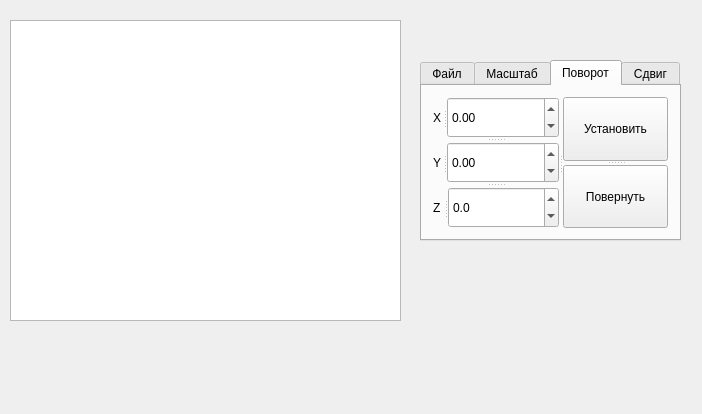
<?xml version="1.0" encoding="UTF-8"?>
<ui version="4.0">
 <class>Widget</class>
 <widget class="QWidget" name="Widget">
  <property name="geometry">
   <rect>
    <x>0</x>
    <y>0</y>
    <width>702</width>
    <height>414</height>
   </rect>
  </property>
  <property name="windowTitle">
   <string>Widget</string>
  </property>
  <widget class="QTabWidget" name="tabWidget">
   <property name="geometry">
    <rect>
     <x>420</x>
     <y>60</y>
     <width>261</width>
     <height>181</height>
    </rect>
   </property>
   <property name="minimumSize">
    <size>
     <width>250</width>
     <height>100</height>
    </size>
   </property>
   <property name="currentIndex">
    <number>2</number>
   </property>
   <property name="tabsClosable">
    <bool>false</bool>
   </property>
   <widget class="QWidget" name="tab_4">
    <attribute name="title">
     <string>Файл</string>
    </attribute>
    <layout class="QGridLayout" name="gridLayout">
     <item row="0" column="0">
      <widget class="QSplitter" name="splitter_14">
       <property name="orientation">
        <enum>Qt::Horizontal</enum>
       </property>
       <widget class="QPushButton" name="openButton">
        <property name="maximumSize">
         <size>
          <width>100</width>
          <height>30</height>
         </size>
        </property>
        <property name="text">
         <string>Открыть...</string>
        </property>
       </widget>
       <widget class="QPushButton" name="saveButton">
        <property name="maximumSize">
         <size>
          <width>100</width>
          <height>16777215</height>
         </size>
        </property>
        <property name="text">
         <string>Сохранить...</string>
        </property>
       </widget>
      </widget>
     </item>
    </layout>
   </widget>
   <widget class="QWidget" name="tab">
    <attribute name="title">
     <string>Масштаб</string>
    </attribute>
    <layout class="QHBoxLayout" name="horizontalLayout">
     <item>
      <widget class="QSplitter" name="splitter_2">
       <property name="orientation">
        <enum>Qt::Vertical</enum>
       </property>
       <widget class="QSplitter" name="splitter">
        <property name="orientation">
         <enum>Qt::Horizontal</enum>
        </property>
        <widget class="QLabel" name="label">
         <property name="text">
          <string>Коэфф.</string>
         </property>
        </widget>
        <widget class="QDoubleSpinBox" name="scaleKoeffSpin">
         <property name="minimum">
          <double>-100000000000000000000.000000000000000</double>
         </property>
         <property name="maximum">
          <double>99999999999999991611392.000000000000000</double>
         </property>
         <property name="singleStep">
          <double>0.200000000000000</double>
         </property>
         <property name="value">
          <double>1.000000000000000</double>
         </property>
        </widget>
       </widget>
       <widget class="QPushButton" name="scaleButton">
        <property name="maximumSize">
         <size>
          <width>100</width>
          <height>16777215</height>
         </size>
        </property>
        <property name="text">
         <string>Масштаб.</string>
        </property>
       </widget>
      </widget>
     </item>
    </layout>
   </widget>
   <widget class="QWidget" name="tab_3">
    <attribute name="title">
     <string>Поворот</string>
    </attribute>
    <layout class="QVBoxLayout" name="verticalLayout">
     <item>
      <widget class="QSplitter" name="splitter_8">
       <property name="orientation">
        <enum>Qt::Horizontal</enum>
       </property>
       <widget class="QSplitter" name="splitter_6">
        <property name="orientation">
         <enum>Qt::Vertical</enum>
        </property>
        <widget class="QSplitter" name="splitter_3">
         <property name="orientation">
          <enum>Qt::Horizontal</enum>
         </property>
         <widget class="QLabel" name="label_2">
          <property name="text">
           <string>X</string>
          </property>
         </widget>
         <widget class="QDoubleSpinBox" name="doubleSpinBox_2">
          <property name="minimum">
           <double>-100000.000000000000000</double>
          </property>
          <property name="maximum">
           <double>100000.000000000000000</double>
          </property>
         </widget>
        </widget>
        <widget class="QSplitter" name="splitter_4">
         <property name="orientation">
          <enum>Qt::Horizontal</enum>
         </property>
         <widget class="QLabel" name="label_3">
          <property name="text">
           <string>Y</string>
          </property>
         </widget>
         <widget class="QDoubleSpinBox" name="doubleSpinBox_3">
          <property name="minimum">
           <double>-100000.000000000000000</double>
          </property>
          <property name="maximum">
           <double>100000.990000000005239</double>
          </property>
         </widget>
        </widget>
        <widget class="QSplitter" name="splitter_5">
         <property name="orientation">
          <enum>Qt::Horizontal</enum>
         </property>
         <widget class="QLabel" name="label_4">
          <property name="text">
           <string>Z</string>
          </property>
         </widget>
         <widget class="QDoubleSpinBox" name="doubleSpinBox_4">
          <property name="decimals">
           <number>1</number>
          </property>
          <property name="minimum">
           <double>-100000.000000000000000</double>
          </property>
          <property name="maximum">
           <double>100000.000000000000000</double>
          </property>
         </widget>
        </widget>
       </widget>
       <widget class="QSplitter" name="splitter_7">
        <property name="orientation">
         <enum>Qt::Vertical</enum>
        </property>
        <widget class="QPushButton" name="setRotateButton">
         <property name="text">
          <string>Установить</string>
         </property>
        </widget>
        <widget class="QPushButton" name="rotateButton">
         <property name="text">
          <string>Повернуть</string>
         </property>
        </widget>
       </widget>
      </widget>
     </item>
    </layout>
   </widget>
   <widget class="QWidget" name="tab_2">
    <attribute name="title">
     <string>Сдвиг</string>
    </attribute>
    <layout class="QVBoxLayout" name="verticalLayout_2">
     <item>
      <widget class="QSplitter" name="splitter_13">
       <property name="orientation">
        <enum>Qt::Horizontal</enum>
       </property>
       <widget class="QSplitter" name="splitter_9">
        <property name="orientation">
         <enum>Qt::Vertical</enum>
        </property>
        <widget class="QSplitter" name="splitter_10">
         <property name="orientation">
          <enum>Qt::Horizontal</enum>
         </property>
         <widget class="QLabel" name="label_5">
          <property name="text">
           <string>dX</string>
          </property>
         </widget>
         <widget class="QDoubleSpinBox" name="doubleSpinBox_5">
          <property name="decimals">
           <number>1</number>
          </property>
          <property name="minimum">
           <double>-100000.000000000000000</double>
          </property>
          <property name="maximum">
           <double>100000.000000000000000</double>
          </property>
         </widget>
        </widget>
        <widget class="QSplitter" name="splitter_11">
         <property name="orientation">
          <enum>Qt::Horizontal</enum>
         </property>
         <widget class="QLabel" name="label_6">
          <property name="text">
           <string>dY</string>
          </property>
         </widget>
         <widget class="QDoubleSpinBox" name="doubleSpinBox_6">
          <property name="decimals">
           <number>1</number>
          </property>
          <property name="minimum">
           <double>-100000.000000000000000</double>
          </property>
          <property name="maximum">
           <double>100000.000000000000000</double>
          </property>
         </widget>
        </widget>
        <widget class="QSplitter" name="splitter_12">
         <property name="orientation">
          <enum>Qt::Horizontal</enum>
         </property>
         <widget class="QLabel" name="label_7">
          <property name="text">
           <string>dZ</string>
          </property>
         </widget>
         <widget class="QDoubleSpinBox" name="doubleSpinBox_7">
          <property name="decimals">
           <number>1</number>
          </property>
          <property name="minimum">
           <double>-100000.000000000000000</double>
          </property>
          <property name="maximum">
           <double>100000.000000000000000</double>
          </property>
         </widget>
        </widget>
       </widget>
       <widget class="QPushButton" name="shiftButton">
        <property name="maximumSize">
         <size>
          <width>16777215</width>
          <height>30</height>
         </size>
        </property>
        <property name="text">
         <string>Сдвинуть</string>
        </property>
       </widget>
      </widget>
     </item>
    </layout>
   </widget>
  </widget>
  <widget class="QGraphicsView" name="graphicsView">
   <property name="geometry">
    <rect>
     <x>10</x>
     <y>20</y>
     <width>391</width>
     <height>301</height>
    </rect>
   </property>
  </widget>
 </widget>
 <layoutdefault spacing="6" margin="11"/>
 <resources/>
 <connections/>
</ui>
